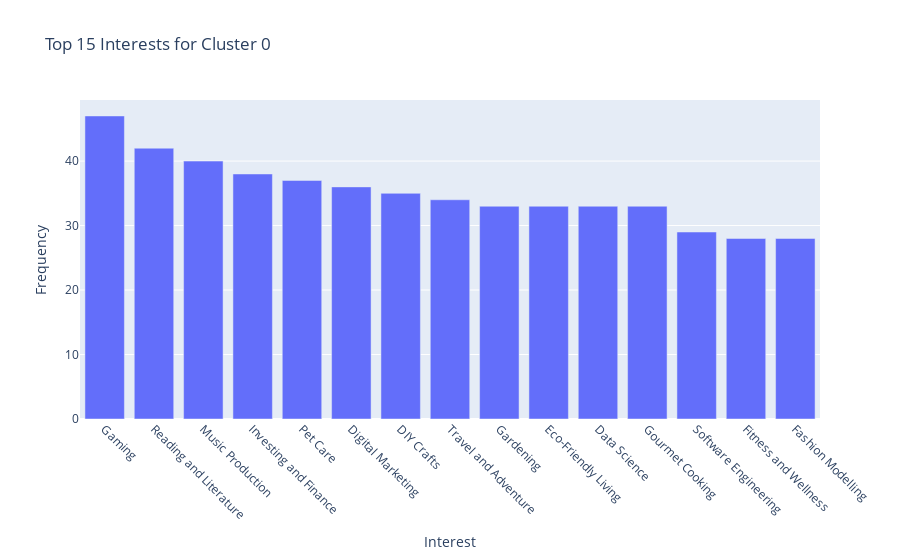
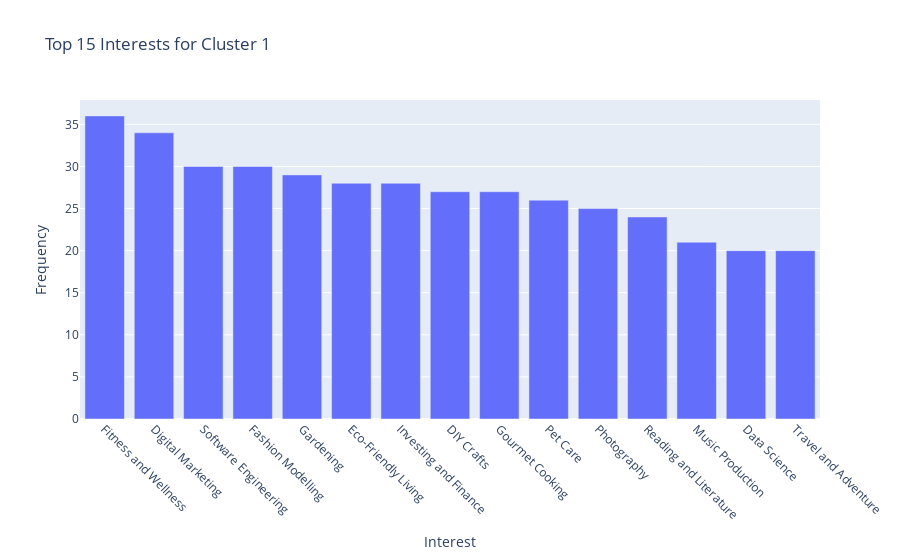
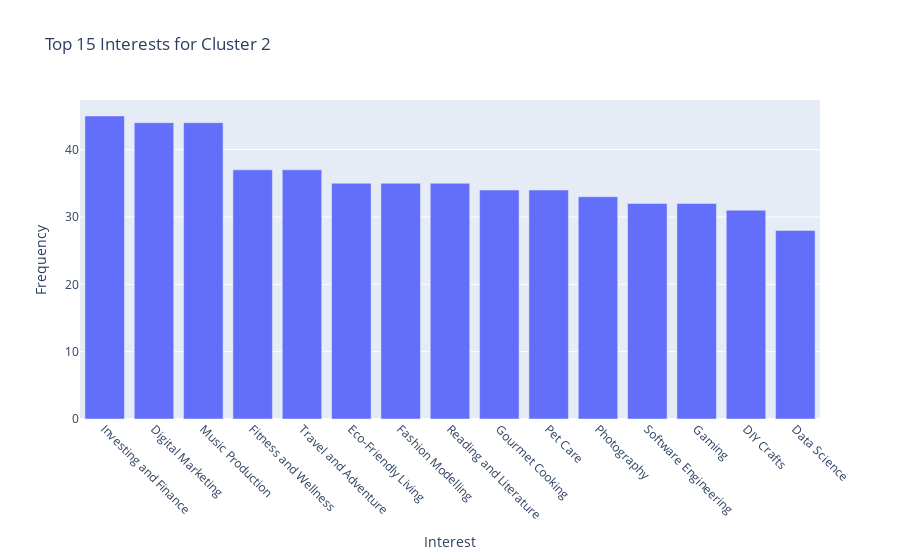
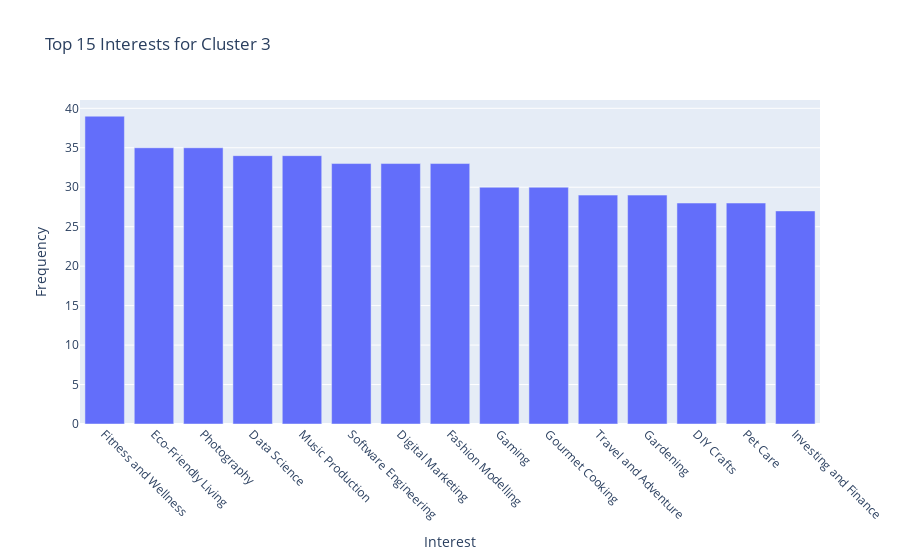

Source (notebook cell) for these figures, in order:
### Code cell
def plot_top_interests_by_cluster_plotly(data, n=10):
    """
    Plot the top N interests for each cluster using Plotly Express.
    
    Parameters:
        data (DataFrame): DataFrame containing user data with 'Top Interests' and 'Cluster' columns.
        n (int): Number of top interests to plot (default is 10).
    """
    for cluster_label, cluster_data in data.groupby('Cluster'):
        interests_list = cluster_data['Top Interests'].str.split(', ').sum()
        top_interests = Counter(interests_list).most_common(n)
        interests, frequencies = zip(*top_interests)
        fig = px.bar(x=interests, y=frequencies, labels={'x': 'Interest', 'y': 'Frequency'},
                     title=f'Top {n} Interests for Cluster {cluster_label}')
        fig.update_xaxes(tickangle=45)
        fig.show()

plot_top_interests_by_cluster_plotly(df, n=15)

### Figure 1 — Plotly figure (JSON) as saved in the notebook; plotly's stock layout.template omitted (floating-point values rounded to 4 significant figures)
{"data": [{"alignmentgroup": "True", "hovertemplate": "Interest=%{x}<br>Frequency=%{y}<extra></extra>", "legendgroup": "", "marker": {"color": "#636efa", "pattern": {"shape": ""}}, "name": "", "offsetgroup": "", "orientation": "v", "showlegend": false, "textposition": "auto", "type": "bar", "x": ["Gaming", "Reading and Literature", "Music Production", "Investing and Finance", "Pet Care", "Digital Marketing", "DIY Crafts", "Travel and Adventure", "Gardening", "Eco-Friendly Living", "Data Science", "Gourmet Cooking", "Software Engineering", "Fitness and Wellness", "Fashion Modelling"], "xaxis": "x", "y": [47, 42, 40, 38, 37, 36, 35, 34, 33, 33, 33, 33, 29, 28, 28], "yaxis": "y"}], "layout": {"barmode": "relative", "legend": {"tracegroupgap": 0}, "title": {"text": "Top 15 Interests for Cluster 0"}, "xaxis": {"anchor": "y", "domain": [0, 1], "tickangle": 45, "title": {"text": "Interest"}}, "yaxis": {"anchor": "x", "domain": [0, 1], "title": {"text": "Frequency"}}}}

### Figure 2 — Plotly figure (JSON) as saved in the notebook; plotly's stock layout.template omitted (floating-point values rounded to 4 significant figures)
{"data": [{"alignmentgroup": "True", "hovertemplate": "Interest=%{x}<br>Frequency=%{y}<extra></extra>", "legendgroup": "", "marker": {"color": "#636efa", "pattern": {"shape": ""}}, "name": "", "offsetgroup": "", "orientation": "v", "showlegend": false, "textposition": "auto", "type": "bar", "x": ["Fitness and Wellness", "Digital Marketing", "Software Engineering", "Fashion Modelling", "Gardening", "Eco-Friendly Living", "Investing and Finance", "DIY Crafts", "Gourmet Cooking", "Pet Care", "Photography", "Reading and Literature", "Music Production", "Data Science", "Travel and Adventure"], "xaxis": "x", "y": [36, 34, 30, 30, 29, 28, 28, 27, 27, 26, 25, 24, 21, 20, 20], "yaxis": "y"}], "layout": {"barmode": "relative", "legend": {"tracegroupgap": 0}, "title": {"text": "Top 15 Interests for Cluster 1"}, "xaxis": {"anchor": "y", "domain": [0, 1], "tickangle": 45, "title": {"text": "Interest"}}, "yaxis": {"anchor": "x", "domain": [0, 1], "title": {"text": "Frequency"}}}}

### Figure 3 — Plotly figure (JSON) as saved in the notebook; plotly's stock layout.template omitted (floating-point values rounded to 4 significant figures)
{"data": [{"alignmentgroup": "True", "hovertemplate": "Interest=%{x}<br>Frequency=%{y}<extra></extra>", "legendgroup": "", "marker": {"color": "#636efa", "pattern": {"shape": ""}}, "name": "", "offsetgroup": "", "orientation": "v", "showlegend": false, "textposition": "auto", "type": "bar", "x": ["Investing and Finance", "Digital Marketing", "Music Production", "Fitness and Wellness", "Travel and Adventure", "Eco-Friendly Living", "Fashion Modelling", "Reading and Literature", "Gourmet Cooking", "Pet Care", "Photography", "Software Engineering", "Gaming", "DIY Crafts", "Data Science"], "xaxis": "x", "y": [45, 44, 44, 37, 37, 35, 35, 35, 34, 34, 33, 32, 32, 31, 28], "yaxis": "y"}], "layout": {"barmode": "relative", "legend": {"tracegroupgap": 0}, "title": {"text": "Top 15 Interests for Cluster 2"}, "xaxis": {"anchor": "y", "domain": [0, 1], "tickangle": 45, "title": {"text": "Interest"}}, "yaxis": {"anchor": "x", "domain": [0, 1], "title": {"text": "Frequency"}}}}

### Figure 4 — Plotly figure (JSON) as saved in the notebook; plotly's stock layout.template omitted (floating-point values rounded to 4 significant figures)
{"data": [{"alignmentgroup": "True", "hovertemplate": "Interest=%{x}<br>Frequency=%{y}<extra></extra>", "legendgroup": "", "marker": {"color": "#636efa", "pattern": {"shape": ""}}, "name": "", "offsetgroup": "", "orientation": "v", "showlegend": false, "textposition": "auto", "type": "bar", "x": ["Fitness and Wellness", "Eco-Friendly Living", "Photography", "Data Science", "Music Production", "Software Engineering", "Digital Marketing", "Fashion Modelling", "Gaming", "Gourmet Cooking", "Travel and Adventure", "Gardening", "DIY Crafts", "Pet Care", "Investing and Finance"], "xaxis": "x", "y": [39, 35, 35, 34, 34, 33, 33, 33, 30, 30, 29, 29, 28, 28, 27], "yaxis": "y"}], "layout": {"barmode": "relative", "legend": {"tracegroupgap": 0}, "title": {"text": "Top 15 Interests for Cluster 3"}, "xaxis": {"anchor": "y", "domain": [0, 1], "tickangle": 45, "title": {"text": "Interest"}}, "yaxis": {"anchor": "x", "domain": [0, 1], "title": {"text": "Frequency"}}}}
